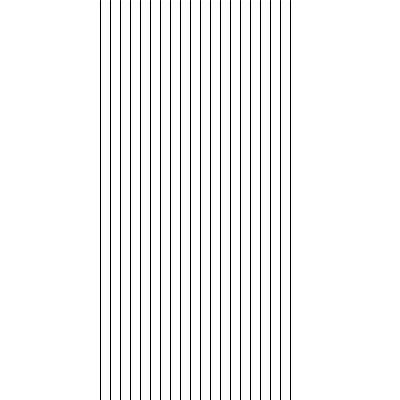
Frame 1 (no input)
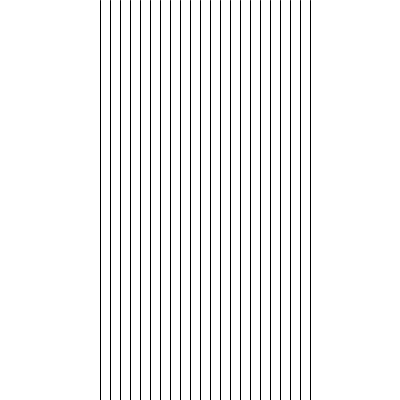
Frame 60 (the mouse pressed at the canvas centre just before this capture)
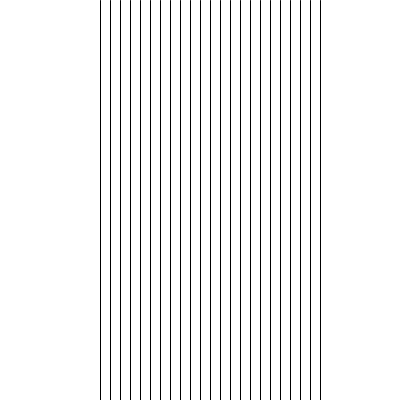
Frame 120 (the mouse held since frame 60 and released just before this capture)

The Processing sketch that drew these frames (run headless with seeded random() and noise(); from frame 60 on, the mouse is pressed at the canvas centre):

// Processing sketch: while_loop3
// ── while_loop3.pde

float start = 100;
float end = 300;
void setup() {
  size(400, 400);
}

void draw() {
  background(255);

  float x = start;
  while (x < end) {
    stroke(0);
    line(x, 0, x, height);
    x = x + 10;
  }
  
  //start = start + random(-10,10);
  end = end + 0.2;
}
